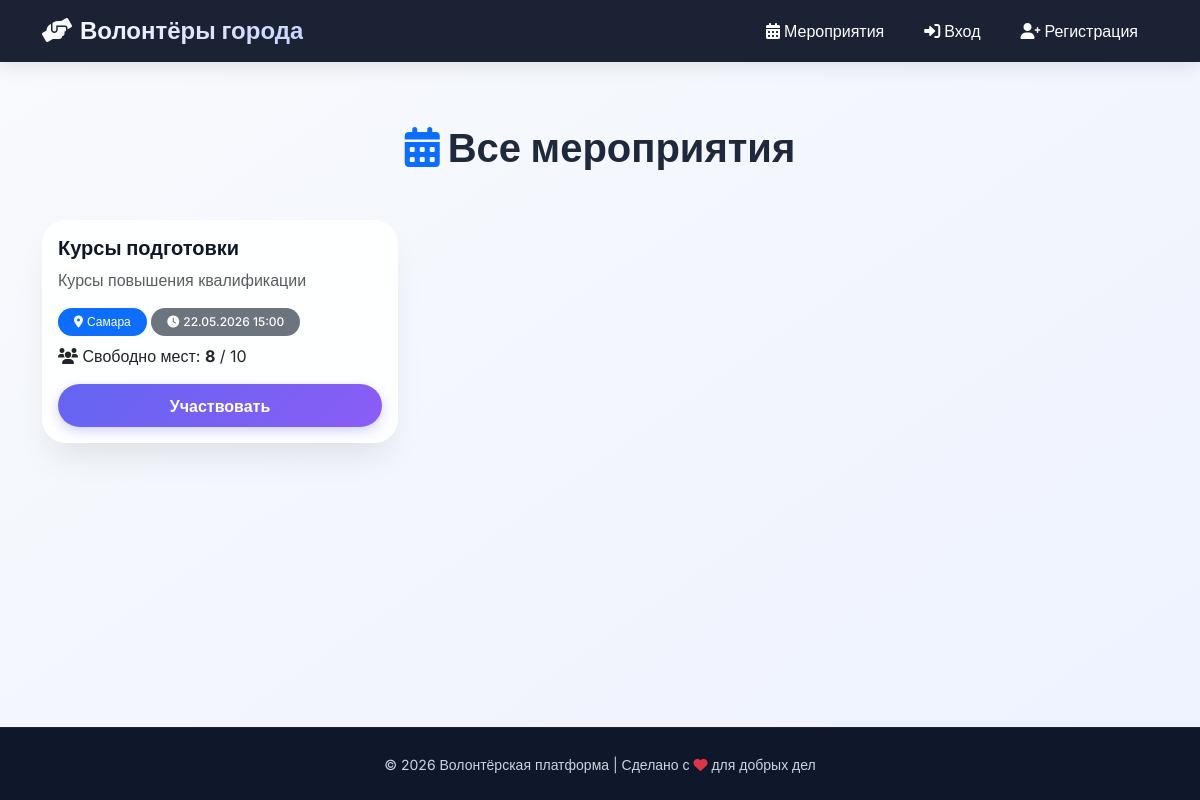
The app's page /events with its own data.
### models.py (models this page shows)
class Event(db.Model):
    id = db.Column(db.Integer, primary_key=True)
    title = db.Column(db.String(200), nullable=False)
    description = db.Column(db.Text, nullable=False)
    location = db.Column(db.String(200), nullable=False)
    date = db.Column(db.DateTime, nullable=False)
    max_volunteers = db.Column(db.Integer, default=10)
    created_by = db.Column(db.Integer, db.ForeignKey('user.id'), nullable=False)
    created_at = db.Column(db.DateTime, default=datetime.utcnow)
    registrations = db.relationship('Registration', backref='event', lazy=True)
    @property
    def current_volunteers(self):
        return len(self.registrations)
    @property
    def spots_left(self):
        return self.max_volunteers - self.current_volunteers

### app.py (the view)
@app.route('/events')
def events():
    all_events = Event.query.order_by(Event.date.desc()).all()
    return render_template('events.html', events=all_events)

### templates/events.html
{% extends "base.html" %}
{% block content %}
<h1 class="text-center mb-5 fw-bold"><i class="fas fa-calendar-alt me-2 text-primary"></i>Все мероприятия</h1>
<div class="row">
    {% for event in events %}
        <div class="col-md-6 col-lg-4 mb-4">
            <div class="card h-100">
                <div class="card-body">
                    <h5 class="card-title">{{ event.title }}</h5>
                    <p class="card-text text-muted">{{ event.description[:100] }}{% if event.description|length > 100 %}...{% endif %}</p>
                    <div class="mb-2">
                        <span class="badge bg-primary"><i class="fas fa-map-marker-alt me-1"></i>{{ event.location }}</span>
                        <span class="badge bg-secondary"><i class="fas fa-clock me-1"></i>{{ event.date.strftime('%d.%m.%Y %H:%M') }}</span>
                    </div>
                    <p class="mb-2"><i class="fas fa-users"></i> Свободно мест: <strong>{{ event.spots_left }}</strong> / {{ event.max_volunteers }}</p>
                    <a href="{{ url_for('event_detail', event_id=event.id) }}" class="btn btn-primary w-100 mt-2">Участвовать</a>
                </div>
            </div>
        </div>
    {% else %}
        <div class="col-12 text-center py-5">
            <i class="fas fa-calendar-times fa-3x text-muted mb-3"></i>
            <p class="lead">Мероприятий пока нет. <a href="{{ url_for('admin_dashboard') if current_user.is_admin else url_for('index') }}">Создайте первое!</a></p>
        </div>
    {% endfor %}
</div>
{% endblock %}

### static/style.css (style rules this page uses)
:root { --primary-gradient: linear-gradient(135deg, #6366f1 0%, #8b5cf6 100%); --secondary-gradient: linear-gradient(135deg, #ec489a 0%, #f43f5e 100%); --success-gradient: linear-gradient(135deg, #10b981 0%, #34d399 100%); --warning-gradient: linear-gradient(135deg, #f59e0b 0%, #fbbf24 100%); --dark-bg: #0f172a; --card-shadow: 0 20px 35px -10px rgba(0, 0, 0, 0.1); --transition: all 0.3s cubic-bezier(0.4, 0, 0.2, 1); }
body { font-family: 'Inter', sans-serif; background: linear-gradient(145deg, #f8fafc 0%, #eef2ff 100%); color: #1e293b; padding-top: 76px; }
.card { border: none; border-radius: 1.5rem; background: rgba(255, 255, 255, 0.9); backdrop-filter: blur(2px); box-shadow: var(--card-shadow); transition: var(--transition); overflow: hidden; }
.card-title { font-weight: 700; color: #0f172a; }
.btn { border-radius: 2rem; padding: 0.6rem 1.5rem; font-weight: 600; transition: var(--transition); border: none; }
.btn-primary { background: var(--primary-gradient); box-shadow: 0 4px 12px rgba(99, 102, 241, 0.3); }
.badge { padding: 0.5rem 1rem; border-radius: 2rem; font-weight: 500; }
.card, .event-list-item, .hero-section { animation: fadeInUp 0.5s ease-out; }
html, body { height: 100%; margin: 0; display: flex; flex-direction: column; }
body { flex: 1; display: flex; flex-direction: column; }

### records on screen
Event: title "Курсы подготовки", description "Курсы повышения квалификации", location "Самара", date "22.05.2026 15:00", spots_left "8", max_volunteers "10"
